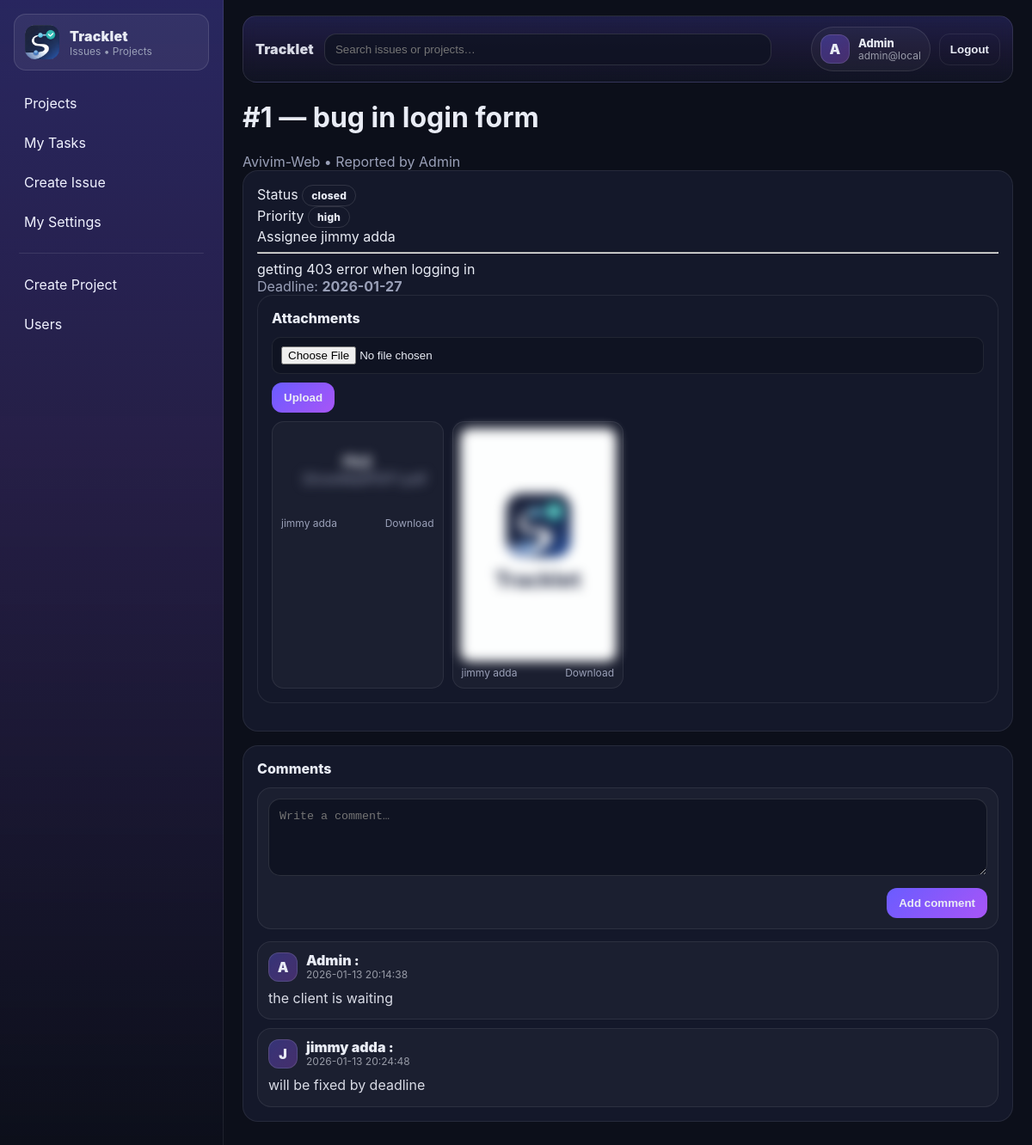
Screenshot of /issues/1 (signed in) with the database file from the repository.
### tables this page shows
CREATE TABLE users (
  id INTEGER PRIMARY KEY AUTOINCREMENT,
  email TEXT NOT NULL UNIQUE,
  password_hash TEXT NOT NULL,
  name TEXT NOT NULL,
  role TEXT NOT NULL DEFAULT 'user',     -- admin|pm|user
  photo_path TEXT,
  is_active INTEGER NOT NULL DEFAULT 1,
  created_at TEXT NOT NULL DEFAULT (datetime('now'))
);

CREATE TABLE issues (
  id INTEGER PRIMARY KEY AUTOINCREMENT,
  project_id INTEGER NOT NULL,
  title TEXT NOT NULL,
  description TEXT,
  status TEXT NOT NULL DEFAULT 'open',     -- open|in_progress|blocked|closed
  priority TEXT NOT NULL DEFAULT 'medium', -- low|medium|high|urgent
  reporter_id INTEGER NOT NULL,
  assignee_id INTEGER,
  created_at TEXT NOT NULL DEFAULT (datetime('now')),
  updated_at TEXT NOT NULL DEFAULT (datetime('now')),
  closed_at TEXT, due_date TEXT,
  FOREIGN KEY(project_id) REFERENCES projects(id),
  FOREIGN KEY(reporter_id) REFERENCES users(id),
  FOREIGN KEY(assignee_id) REFERENCES users(id)
);

CREATE TABLE projects (
  id INTEGER PRIMARY KEY AUTOINCREMENT,
  name TEXT NOT NULL,
  description TEXT,
  is_active INTEGER NOT NULL DEFAULT 1,

  -- GitHub repo reference (optional)
  github_owner TEXT,
  github_repo TEXT,
  github_default_branch TEXT DEFAULT 'main',
  github_repo_url TEXT,

  created_at TEXT NOT NULL DEFAULT (datetime('now'))
);

CREATE TABLE issue_files (
            id INTEGER PRIMARY KEY AUTOINCREMENT,
            issue_id INTEGER NOT NULL,
            uploader_id INTEGER NOT NULL,
            stored_name TEXT NOT NULL,
            original_name TEXT NOT NULL,
            mime_type TEXT,
            size_bytes INTEGER NOT NULL DEFAULT 0,
            created_at TEXT NOT NULL DEFAULT (datetime('now')),
            FOREIGN KEY(issue_id) REFERENCES issues(id),
            FOREIGN KEY(uploader_id) REFERENCES users(id)
            );

CREATE TABLE issue_comments (
  id INTEGER PRIMARY KEY AUTOINCREMENT,
  issue_id INTEGER NOT NULL,
  author_id INTEGER NOT NULL,
  body TEXT NOT NULL,
  created_at TEXT NOT NULL DEFAULT (datetime('now')),
  FOREIGN KEY(issue_id) REFERENCES issues(id),
  FOREIGN KEY(author_id) REFERENCES users(id)
);

### app.py (the view)
@app.get("/issues/<int:issue_id>")
@login_required
def issue_view(issue_id: int):
    issue = get_issue_view(issue_id)
    if not issue:
        abort(404)
    files = list_issue_files(issue_id)
    return render_template(
        "issue_view.html",
        issue=issue,
        comments=list_comments(issue_id),
        files=files,
        mail_enabled=mail_is_configured(),
    )

### TrackletDB.py (called while the page is built)
def get_db_path() -> str:
    return settings.DB_PATH

def _ensure_parent(db_path: str) -> None:
    Path(db_path).parent.mkdir(parents=True, exist_ok=True)

def get_connection() -> sqlite3.Connection:
    db_path = get_db_path()
    _ensure_parent(db_path)
    conn = sqlite3.connect(db_path, detect_types=sqlite3.PARSE_DECLTYPES)
    conn.row_factory = sqlite3.Row
    conn.execute("PRAGMA foreign_keys = ON;")
    conn.execute("PRAGMA journal_mode = WAL;")
    return conn

def db_read_one(sql: str, params: tuple[Any, ...] = ()) -> Optional[sqlite3.Row]:
    conn = get_connection()
    try:
        cur = conn.cursor()
        cur.execute(sql, params)
        return cur.fetchone()
    finally:
        conn.close()

def db_read_all(sql: str, params: tuple[Any, ...] = ()) -> list[sqlite3.Row]:
    conn = get_connection()
    try:
        cur = conn.cursor()
        cur.execute(sql, params)
        return cur.fetchall()
    finally:
        conn.close()

def get_user_by_id(user_id: int) -> Optional[sqlite3.Row]:
    return db_read_one("SELECT * FROM users WHERE id=? AND is_active=1", (user_id,))

def get_issue_view(issue_id: int) -> Optional[sqlite3.Row]:
    return db_read_one(
        """
        SELECT i.*, p.name AS project_name,
               ru.name AS reporter_name,
               au.name AS assignee_name, au.email AS assignee_email
        FROM issues i
        JOIN projects p ON p.id=i.project_id
        JOIN users ru ON ru.id=i.reporter_id
        LEFT JOIN users au ON au.id=i.assignee_id
        WHERE i.id=?
        """,
        (issue_id,),
    )

def list_issue_files(issue_id: int) -> list[sqlite3.Row]:
    return db_read_all(
        """
        SELECT f.*, u.name AS uploader_name
        FROM issue_files f
        JOIN users u ON u.id=f.uploader_id
        WHERE f.issue_id=?
        ORDER BY f.created_at DESC
        """,
        (issue_id,),
    )

def list_comments(issue_id: int) -> list[sqlite3.Row]:
    return db_read_all(
        """
        SELECT c.*, u.name AS author_name
        FROM issue_comments c
        JOIN users u ON u.id=c.author_id
        WHERE c.issue_id=?
        ORDER BY c.created_at ASC
        """,
        (issue_id,),
    )

### TrackletMailer.py (called while the page is built)
def is_configured() -> bool:
    return bool(
        settings.SMTP_HOST
        and settings.SMTP_USER
        and settings.SMTP_PASS
        and (settings.SMTP_FROM or settings.SMTP_USER)
    )

### app.py (called while the page is built)
@app.context_processor
def inject_settings():
    return {"settings": settings}

### templates/issue_view.html (shortened to what this page needs)
{% extends "layout.html" %}
{% block content %}
  <div class="header">
    <div>
      <h1>#{{ issue.id }} — {{ issue.title }}</h1>
      <div class="muted">{{ issue.project_name }} • Reported by {{ issue.reporter_name }}</div>
    </div>
  </div>
  <div class="cards">
    <div class="card">
      <div class="kv">
        <div><span class="k">Status</span> <span class="pill">{{ issue.status }}</span></div>
        <div><span class="k">Priority</span> <span class="pill pri pri-{{ issue.priority }}">{{ issue.priority }}</span></div>
        <div><span class="k">Assignee</span> {{ issue.assignee_name or "(none)" }}</div>
      </div>
      <hr>
      <div class="desc">{{ issue.description or "No description." }}</div>
      <div class="muted">Deadline: <b>{{ issue.due_date }}</b></div>
      <div class="card">
  <div class="card-title">Attachments</div>
  <form method="post" action="{{ url_for('issue_upload', issue_id=issue.id) }}" enctype="multipart/form-data">
    <input type="file" name="file" required>
    <button class="btn btn-primary" type="submit">Upload</button>
  </form>
  <div class="attach-grid">
    {% for f in files %}
      <div class="attach-card">
        {% if f.mime_type and f.mime_type.startswith('image/') %}
          <img class="preview-blur" src="{{ url_for('file_download', file_id=f.id) }}" alt="{{ f.original_name }}" />
        {% else %}
          <div class="preview-blur" style="padding:26px; text-align:center;">
            <div style="font-weight:800;">FILE</div>
            <div class="muted">{{ f.original_name }}</div>
          </div>
        {% endif %}
        <div class="attach-meta">
          <span>{{ f.uploader_name }}</span>
          <a href="{{ url_for('file_download', file_id=f.id) }}">Download</a>
        </div>
      </div>
    {% else %}
      <div class="muted">No attachments yet.</div>
    {% endfor %}
  </div>
</div>
    </div>
<div class="card">
  <div class="card-title">Comments</div>
  <form method="post" action="{{ url_for('issue_add_comment', issue_id=issue.id) }}" class="comment-form">
    <textarea name="body" class="comment-input" rows="3" placeholder="Write a comment…" required></textarea>
    <div class="comment-actions">
      <button class="btn btn-primary" type="submit" style="margin-bottom:0;">Add comment</button>
    </div>
  </form>
  <div class="comment-list">
    {% for c in comments %}
      <div class="comment-item">
        <div class="comment-head">
          <div class="comment-author">
            <div class="comment-avatar">{{ (c.author_name or "U")[:1] | upper }}</div>
            <div class="comment-author-meta">
              <div class="comment-author-name">{{ c.author_name }} : </div>
              <div class="comment-time">{{ (c.created_at or "")[:19] }}</div>
            </div>
          </div>
        </div>
        <div class="comment-body">{{ c.body }}</div>
      </div>
    {% else %}
      <div class="muted">No comments yet.</div>
    {% endfor %}
  </div>
</div>
  </div>
{% endblock %}

### templates/layout.html (shortened to what this page needs)
<!doctype html>
<html>
<head>
  <link rel="stylesheet" href="{{ url_for('static', filename='app.css') }}">
</head>
<body>
  <div class="app">
    <aside class="sidebar">
      <a class="brand" href="{{ url_for('my_tasks') }}">
        <img class="brand-img" src="{{ url_for('static', filename='img/tracklet_icon_128.png') }}" alt="Tracklet" />
        <div class="brand-text">
          <div class="brand-title">Tracklet</div>
          <div class="brand-sub">Issues • Projects</div>
        </div>
      </a>
    <nav class="nav">
      <a class="navlink" href="{{ url_for('projects_list') }}">Projects</a>
      <a class="navlink" href="{{ url_for('my_tasks') }}">My Tasks</a>
      <a class="navlink" href="{{ url_for('issue_new') }}">Create Issue</a>
      <a class="navlink" href="{{ url_for('my_settings') }}">My Settings</a>
      {% if current_user.is_authenticated and current_user.role == 'admin' %}
        <div class="nav-sep"></div>
        <a class="navlink" href="{{ url_for('admin_projects') }}">Create Project</a>
        <a class="navlink" href="{{ url_for('admin_users') }}">Users</a>
      {% endif %}
    </nav>
    </aside>
    <main class="main">
<div class="topbar">
  <div class="topbar-left">
    <div class="app-title">Tracklet</div>
    <form class="topbar-search" method="get" action="{{ url_for('search') }}">
      <input name="q" placeholder="Search issues or projects…" value="{{ request.args.get('q','') }}">
    </form>
  </div>
  {% if current_user.is_authenticated %}
  <div class="topbar-right">
    <div class="user-chip">
      <div class="user-avatar">{{ (current_user.name or "U")[:1] | upper }}</div>
      <div class="user-meta">
        <div class="user-name">{{ current_user.name }}</div>
        <div class="user-email">{{ current_user.email }}</div>
      </div>
    </div>
    <form method="post" action="{{ url_for('logout') }}">
      <button class="btn btn-ghost btn-topbar" type="submit">Logout</button>
    </form>
  </div>
  {% endif %}
</div>
      {% block content %}{% endblock %}
    </main>
  </div>
</body>
</html>

### rows the page displays
users: name "A", name "Admin", email "admin@local", reporter_name "Admin"
issues: id "1", title "bug in login form", status "closed", priority "high", description "getting 403 error when logging in", due_date "2026-01-27"
projects: project_name "Avivim-Web"
users: name "jimmy adda", name "J"
issue_files: original_name "ShowMailPDF1.pdf", uploader_name "jimmy adda"
issue_files: uploader_name "jimmy adda"
issue_comments: author_name "Admin", created_at "2026-01-13 20:14:38", body "the client is waiting"
issue_comments: author_name "jimmy adda", created_at "2026-01-13 20:24:48", body "will be fixed by deadline"
